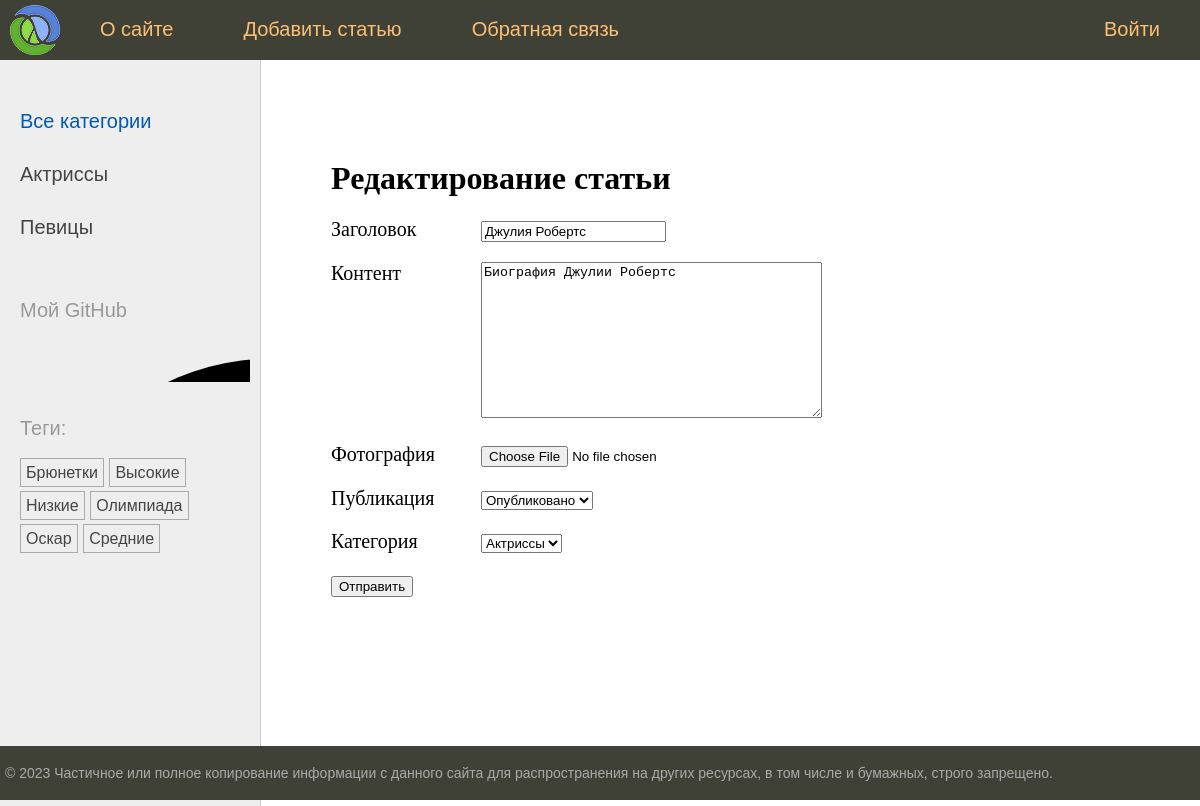
The page /edit/3/ on the database its author committed.
### newsline/models.py (models this page shows, shortened)
class Category(models.Model):
    name = models.CharField(max_length=100, db_index=True, verbose_name='Категория')
    slug = models.SlugField(max_length=255, unique=True, db_index=True)
    def __str__(self):
        return self.name
    class Meta:
        verbose_name = 'Категория'
        verbose_name_plural = 'Категории'
    def get_absolute_url(self):
        return reverse('category', kwargs={'cat_slug': self.slug})

class TagPost(models.Model):
    tag = models.CharField(max_length=100, db_index=True)
    slug = models.SlugField(max_length=255, unique=True, db_index=True)
    def get_absolute_url(self):
        return reverse('tag', kwargs={'tag_slug': self.slug})

class Post(models.Model):
    class Status(models.IntegerChoices):
        DRAFT = 0, 'Черновик'
        PUBLISHED = 1, 'Опубликовано'
    title = models.CharField(max_length=255, verbose_name='Заголовок')
    slug = models.SlugField(max_length=255, unique=True, db_index=True, verbose_name='Слаг',
                            validators=[
                                MinLengthValidator(5),
                                MaxLengthValidator(255),
                            ])
    photo = models.ImageField(upload_to='photos/%Y/%m/%d', default=None, blank=True, null=True, verbose_name='Фотография')
    content = models.TextField(blank=True, verbose_name='Контент')
    time_create = models.DateTimeField(auto_now_add=True, verbose_name='Время создания')
    time_update = models.DateTimeField(auto_now=True, verbose_name='Время обновления')
    is_published = models.IntegerField(choices=Status.choices, default=Status.PUBLISHED, verbose_name='Публикация')
    cat = models.ForeignKey('Category', on_delete=models.PROTECT, related_name='posts', verbose_name='Категория')
    tags = models.ManyToManyField('TagPost', blank=True, related_name='tags', verbose_name='Теги')
    husband = models.OneToOneField('Husband', on_delete=models.SET_NULL, null=True, blank=True, related_name='woman',
                                   verbose_name='Муж')
    objects = models.Manager()
    published = PublishedManager()
    class Meta:
        verbose_name = 'Посты'
        verbose_name_plural = 'Посты'
        ordering = ['-time_create']
        indexes = [
            models.Index(fields=['-time_create'])
        ]

### newsline/views.py (the view)
# urls.py: path('edit/<int:pk>/', views.UpdatePage.as_view(), name='edit'),
class UpdatePage(DataMixin, UpdateView):
    model = Post
    fields = ['title', 'content', 'photo', 'is_published', 'cat']
    template_name = 'newsline/addpage.html'
    title_page = 'Редактирование статьи'
    success_url = reverse_lazy('home')

### newsline/templatetags/newsline_tags.py (called while the page is built)
@register.inclusion_tag('newsline/list_categories.html')
def show_categories(cat_selected=0):
    cats = Category.objects.annotate(total=Count('posts')).filter(total__gt=0)
    return {'cats': cats, 'cat_selected': cat_selected}

@register.inclusion_tag('newsline/list_tags.html')
def show_all_tags():
    return {'tags': TagPost.objects.annotate(total=Count('tags')).filter(total__gt=0)}

### newsline/templates/newsline/addpage.html (shortened to what this page needs)
{% extends 'base.html' %}
{% block content %}
<h1>{{title}}</h1>
<form action="" method="post" enctype="multipart/form-data">
    {% for f in form %}
    <p><label class="form-label" for="{{ f.id_for_label }}">{{ f.label }}</label>{{ f }}</p>
    {% endfor %}
    <p><button type="submit">Отправить</button></p>
</form>
{% endblock %}

### newsline/templates/newsline/list_categories.html
{% for cat in cats %}
{% if cat.id == cat_selected %}
<li class="selected">{{cat.name}}</li>
{% else %}
<li><a href="{{ cat.get_absolute_url }}">{{cat.name}}</a></li>
{% endif %}
{% endfor %}

### newsline/templates/newsline/list_tags.html
{% if tags %}
<p>Теги:</p>
<ul class="tags-list">
    {% for t in tags %}
    <li><a href="{{t.get_absolute_url}}">{{t.tag}}</a></li>
    {%endfor%}
</ul>
{% endif %}

### newsline/static/newsline/css/styles.css (style rules this page uses)
html, body { font-family: 'Arial'; margin: 0; padding: 0; height: 100%; width: 100%; color: #444; }
a { color: #0059b2; text-decoration: none; }
.left-chapters ul { width: 230px; margin: 0; padding: 20px 10px 10px 20px; list-style: none; font-size: 20px; }
.left-chapters ul li { margin: 30px 0 0 0; color: #999; }
.left-chapters ul li a { color: #444; text-decoration: none; }
ul.tags-list { width: 100%; margin: 0; padding: 0; list-style: none; }
ul.tags-list li { margin: 0; padding: 0 0 10px; display: inline-block; }
ul.tags-list li a { padding: 5px; font-size: 16px; border: 1px solid #aaa; }
.content-text h1 { font-size: 32px; }
.form-label { display: inline-block; min-width: 150px; vertical-align: top; }

### rows shown on the page
Category: name "Актриссы"
Category: name "Певицы"
TagPost: tag "Брюнетки"
TagPost: tag "Высокие"
TagPost: tag "Низкие"
TagPost: tag "Олимпиада"
TagPost: tag "Оскар"
TagPost: tag "Средние"
Post: form "Джулия Робертс" "Биография Джулии Робертс" "Опубликовано" "Актриссы"

### other values the page prints
{{ m.title }} "О сайте" "Добавить статью" "Обратная связь" "Войти"
{{ title }} "Редактирование статьи"
{{ f.label }} "Заголовок" "Контент" "Фотография" "Публикация" "Категория"
